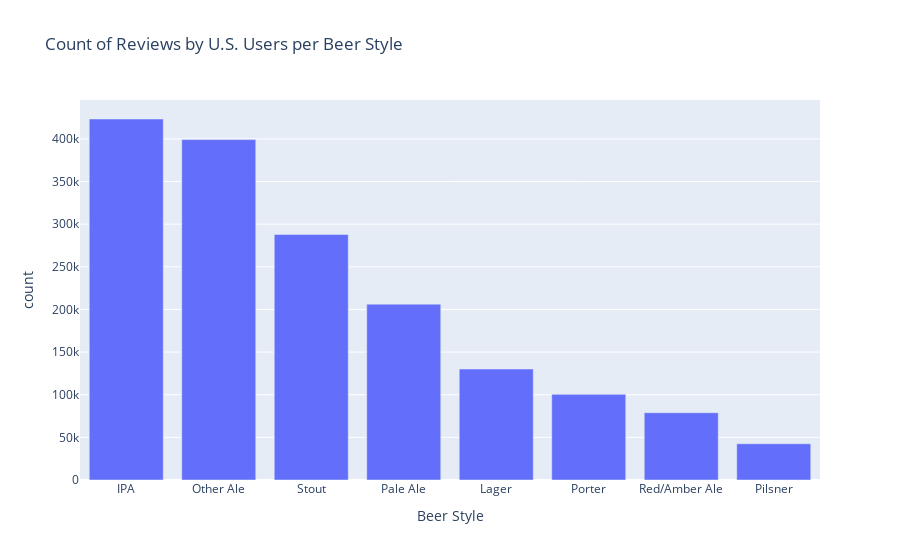

The notebook cell saved with this chart:
### Code cell
fig = plotting_utils.plot_review_count(total_reviews)
fig.write_html('count_total_reviews.html')

### Figure 1 — Plotly figure (JSON) as saved in the notebook; plotly's stock layout.template omitted (floating-point values rounded to 4 significant figures)
{"data": [{"alignmentgroup": "True", "hovertemplate": "Beer Style=%{x}<br>count=%{y}<extra></extra>", "legendgroup": "", "marker": {"color": "#636efa", "pattern": {"shape": ""}}, "name": "", "offsetgroup": "", "orientation": "v", "showlegend": false, "textposition": "auto", "type": "bar", "x": ["IPA", "Other Ale", "Stout", "Pale Ale", "Lager", "Porter", "Red/Amber Ale", "Pilsner"], "xaxis": "x", "y": [423317, 399144, 287943, 206180, 130167, 100411, 78909, 42488], "yaxis": "y"}], "layout": {"barmode": "relative", "legend": {"tracegroupgap": 0}, "title": {"text": "Count of Reviews by U.S. Users per Beer Style"}, "xaxis": {"anchor": "y", "domain": [0, 1], "title": {"text": "Beer Style"}}, "yaxis": {"anchor": "x", "domain": [0, 1], "title": {"text": "count"}}}}
